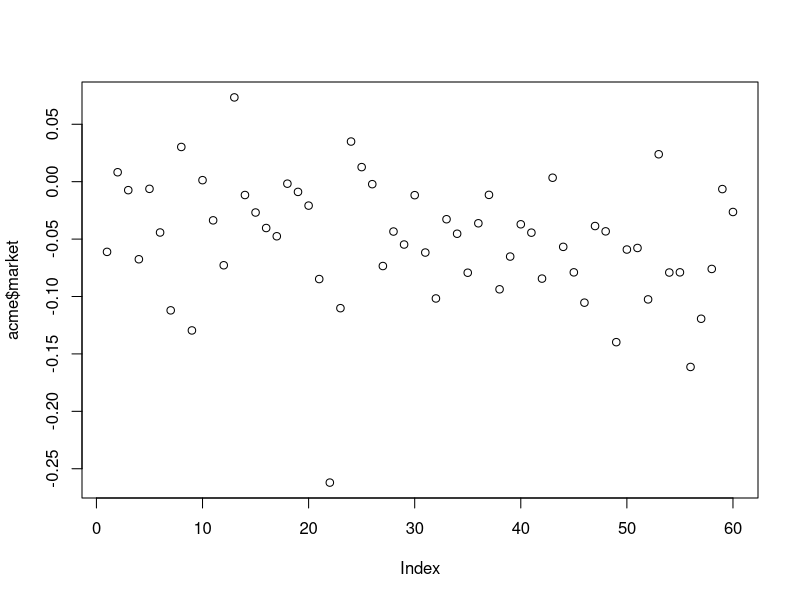
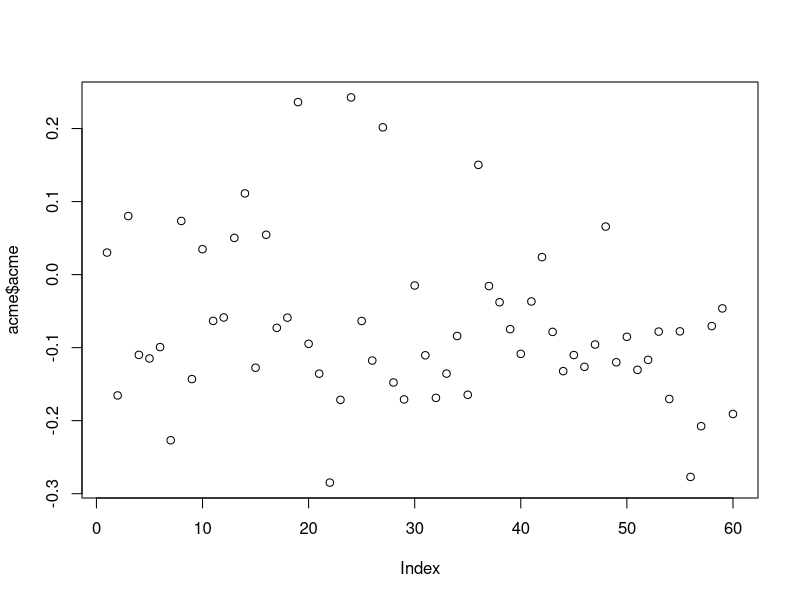
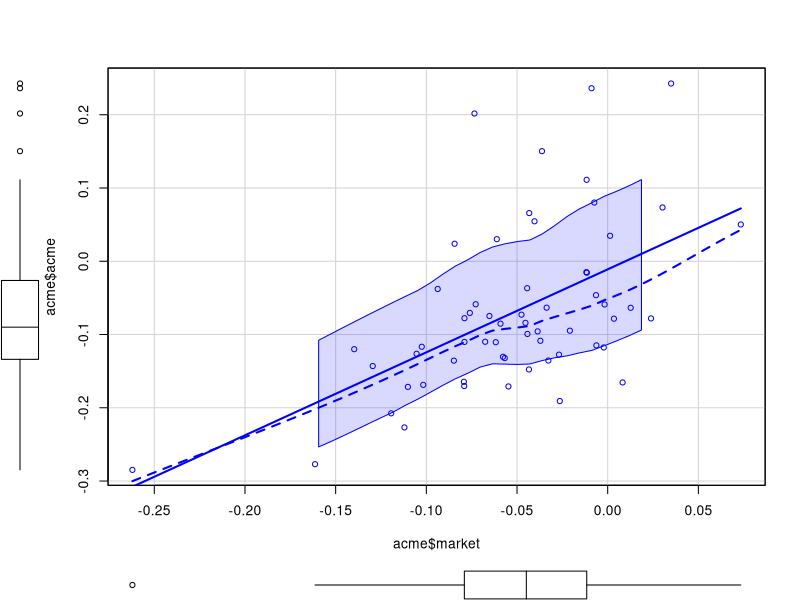

The R script that drew these images, in order:
library(boot)
install.packages("car")
library("car")
plot(acme$market)
plot(acme$acme)
scatterplot(acme$market,acme$acme)

